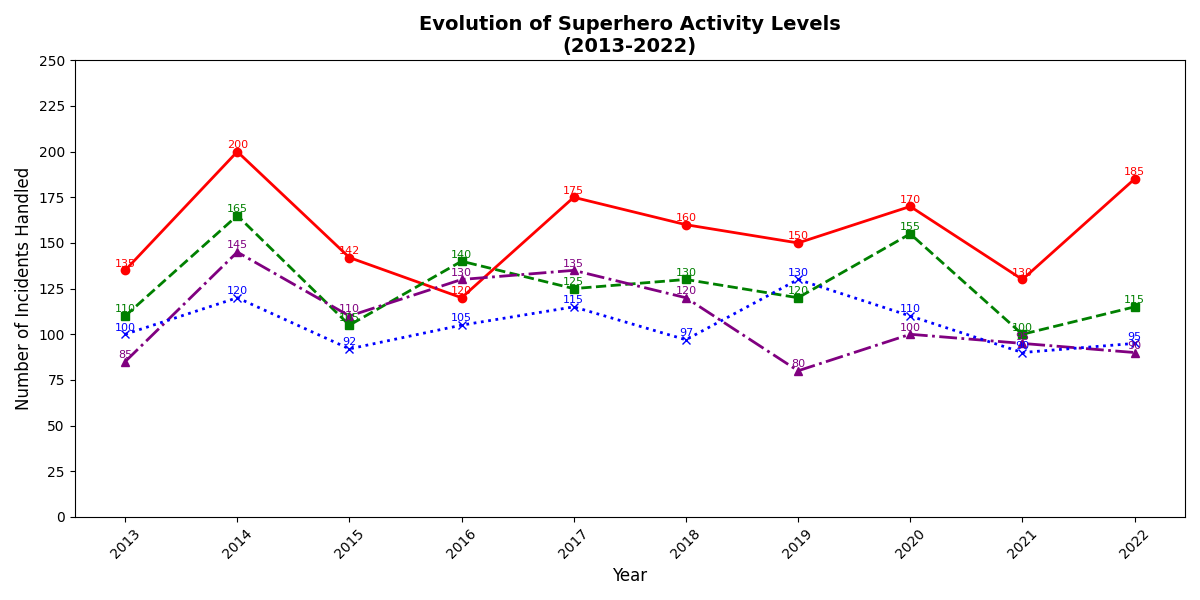

Here is the Python script that generated this plot:
import matplotlib.pyplot as plt
import numpy as np

years = np.array(list(range(2013, 2023)))

superaqua_activities = np.array([135, 200, 142, 120, 175, 160, 150, 170, 130, 185])
pyroman_activities = np.array([110, 165, 105, 140, 125, 130, 120, 155, 100, 115])
earthguardian_activities = np.array([85, 145, 110, 130, 135, 120, 80, 100, 95, 90])
windwoman_activities = np.array([100, 120, 92, 105, 115, 97, 130, 110, 90, 95])

plt.figure(figsize=(12, 6))

plt.plot(years, superaqua_activities, marker='o', linestyle='-', color='red', linewidth=2)
plt.plot(years, pyroman_activities, marker='s', linestyle='--', color='green', linewidth=2)
plt.plot(years, earthguardian_activities, marker='^', linestyle='-.', color='purple', linewidth=2)
plt.plot(years, windwoman_activities, marker='x', linestyle=':', color='blue', linewidth=2)

for (x, y) in zip(years, superaqua_activities):
    plt.text(x, y + 2, f'{y}', color='red', fontsize=8, ha='center')

for (x, y) in zip(years, pyroman_activities):
    plt.text(x, y + 2, f'{y}', color='green', fontsize=8, ha='center')

for (x, y) in zip(years, earthguardian_activities):
    plt.text(x, y + 2, f'{y}', color='purple', fontsize=8, ha='center')

for (x, y) in zip(years, windwoman_activities):
    plt.text(x, y + 2, f'{y}', color='blue', fontsize=8, ha='center')

plt.title('Evolution of Superhero Activity Levels\n(2013-2022)', fontsize=14, fontweight='bold', ha='center')
plt.xlabel('Year', fontsize=12)
plt.ylabel('Number of Incidents Handled', fontsize=12)

plt.xticks(years, rotation=45)
plt.yticks(range(0, 251, 25))

plt.tight_layout()
plt.show()
